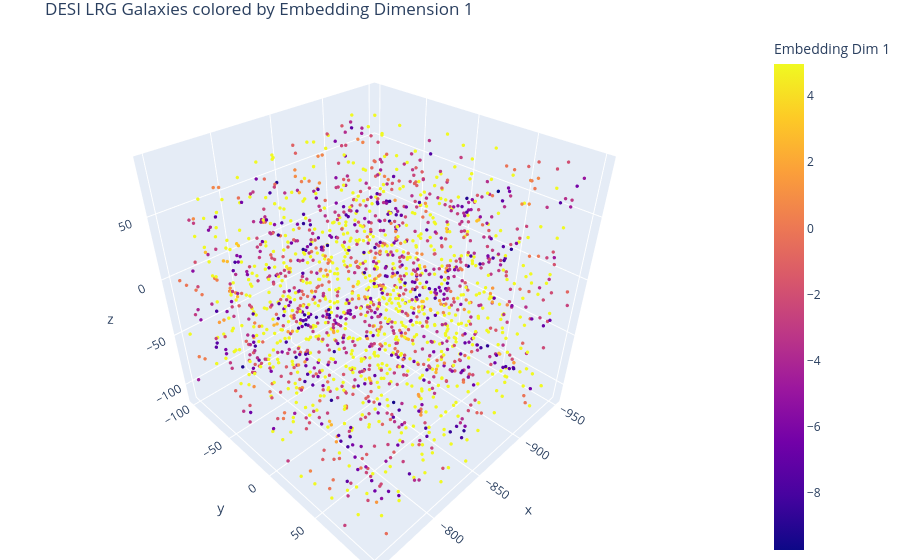

Write notebook code for a chart like this one.
### Code cell
# Interactive 3D visualization with plotly
import plotly.express as px

fig = px.scatter_3d(
    x=inner_positions[:, 0], 
    y=inner_positions[:, 1], 
    z=inner_positions[:, 2], 
    color=embedding[:, 0],
    color_continuous_scale='plasma',
    labels={'color': 'Embedding Dim 1'}
)
fig.update_traces(marker=dict(size=2))
fig.update_layout(
    margin=dict(l=0, r=0, b=0, t=30),
    title='DESI LRG Galaxies colored by Embedding Dimension 1'
)

from plotly.offline import plot
plot(fig, filename='desi_galaxies_embedding.html', auto_open=True)
fig.show()

### Figure 1 — Plotly figure (JSON) as saved in the notebook; plotly's stock layout.template omitted (floating-point values rounded to 4 significant figures; data arrays with more than 128 entries replaced by an {"elided": "..."} marker saying what was removed)
{"data": [{"hovertemplate": "x=%{x}<br>y=%{y}<br>z=%{z}<br>Embedding Dim 1=%{marker.color}<extra></extra>", "legendgroup": "", "marker": {"color": {"elided": "1916 float values"}, "coloraxis": "coloraxis", "size": 2, "symbol": "circle"}, "mode": "markers", "name": "", "scene": "scene", "showlegend": false, "type": "scatter3d", "x": {"elided": "1916 float values"}, "y": {"elided": "1916 float values"}, "z": {"elided": "1916 float values"}}], "layout": {"coloraxis": {"colorbar": {"title": {"text": "Embedding Dim 1"}}, "colorscale": [[0, "#0d0887"], [0.1111, "#46039f"], [0.2222, "#7201a8"], [0.3333, "#9c179e"], [0.4444, "#bd3786"], [0.5556, "#d8576b"], [0.6667, "#ed7953"], [0.7778, "#fb9f3a"], [0.8889, "#fdca26"], [1, "#f0f921"]]}, "legend": {"tracegroupgap": 0}, "margin": {"b": 0, "l": 0, "r": 0, "t": 30}, "scene": {"domain": {"x": [0, 1], "y": [0, 1]}, "xaxis": {"title": {"text": "x"}}, "yaxis": {"title": {"text": "y"}}, "zaxis": {"title": {"text": "z"}}}, "title": {"text": "DESI LRG Galaxies colored by Embedding Dimension 1"}}}
